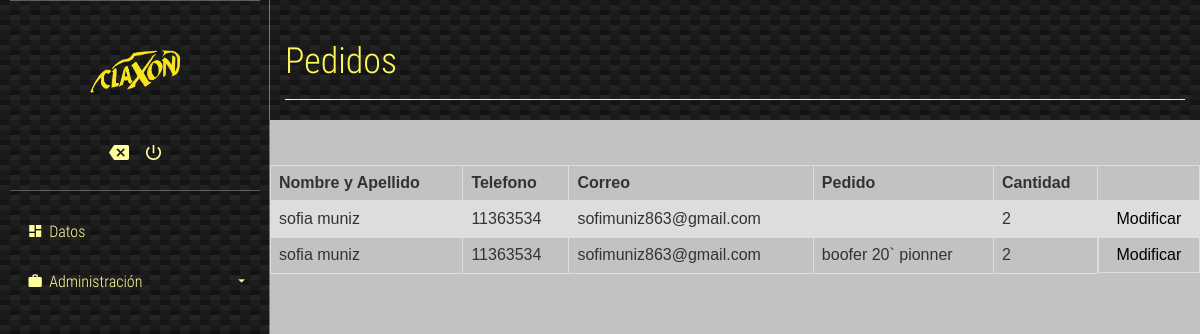
/verPedidos.php, run on an earlier commit of the app's database.
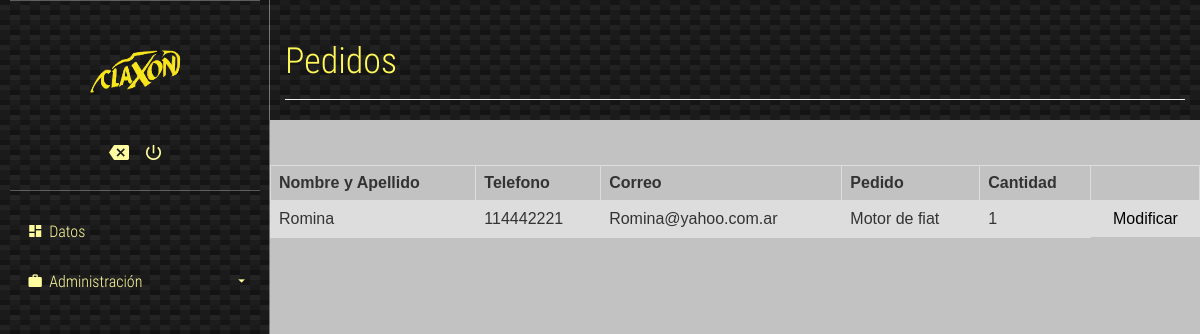
And on a later commit of the database.
### tables this page shows
CREATE TABLE `pedidos` (
  `id` int(11) NOT NULL,
  `nombre` varchar(200) NOT NULL,
  `telefono` varchar(15) NOT NULL,
  `correo` varchar(200) NOT NULL,
  `pedido` varchar(200) NOT NULL,
  `cantidad` int(255) NOT NULL
);

### verPedidos.php (the view, shortened to what this page needs)
<head>
	<link rel="stylesheet" href="./css/main.css">
</head>
<body>
	<section class="full-box cover dashboard-sideBar">
		<div class="full-box dashboard-sideBar-ct">
			<div class="full-box dashboard-sideBar-UserInfo">
				<figure class="full-box">
				<img src="claxon2.png" alt="UserIcon">
				</figure>
				<ul class="full-box list-unstyled text-center">
					<li>
						<a href="index.php">
							<i class="zmdi zmdi-tag-close"></i>
						</a>
					</li>
					<li>
						<a href="logout.php" class="btn-exit-system">
							<i class="zmdi zmdi-power"></i>
						</a>
					</li>
				</ul>
			</div>
			<ul class="list-unstyled full-box dashboard-sideBar-Menu">
				<li>
					<a href="home.php">
						<i class="zmdi zmdi-view-dashboard zmdi-hc-fw"></i> Datos
					</a>
				</li>
				<li>
					<a class="btn-sideBar-SubMenu">
						<i class="zmdi zmdi-case zmdi-hc-fw"></i> Administración <i class="zmdi zmdi-caret-down pull-right"></i>
					</a>
					<ul class="list-unstyled full-box">
					</ul>
				</li>
			</ul>
		</div>
	</section>
	<section class="full-box dashboard-contentPage">
		<div class="container-fluid">
			<div class="page-header">
			  <h1 class="text-titles">Pedidos</h1>
			</div>
		</div>
		<?php
	include("conexion.php");
	$query = "SELECT id, nombre, telefono, correo, pedido, cantidad FROM pedidos";
        $resultado = $conexion->query($query);
            ?>
            <form class="articulo" class="post" method="post">
				<br><br/>
<table>
  <tr>
    <th>Nombre y Apellido</th>
    <th>Telefono</th>
    <th>Correo</th>
	<th>Pedido</th>
	<th>Cantidad</th>
	<th></th>
  </tr>
  <?php
     while ($row = $resultado -> fetch_assoc()) {
  ?>
  <tr>
    <td><?php echo $row['nombre'] ?></td>
    <td><?php echo $row['telefono'] ?></td>
    <td><?php echo $row['correo'] ?></td>
	<td><?php echo $row['pedido'] ?></td>
	<td><?php echo $row['cantidad'] ?></td>
	<td style="display:flex; justify-content:center" ><a href="actualizarPedidos.php?id=<?php echo $row["id"]?>"  style="color:black; ">Modificar</a>
  </tr>
  <?php
}
?>
	</table>
            </form>
	</section>
</body>
</html>

What changed in the data, as far as the page shows it:
removed pedidos: nombre "sofia muniz", telefono "11363534", correo "sofimuniz863@gmail.com", cantidad "2"
removed pedidos: nombre "sofia muniz", telefono "11363534", correo "sofimuniz863@gmail.com", pedido "boofer 20` pionner", cantidad "2"
added pedidos: nombre "Romina", telefono "114442221", correo "Romina@yahoo.com.ar", pedido "Motor de fiat", cantidad "1"
